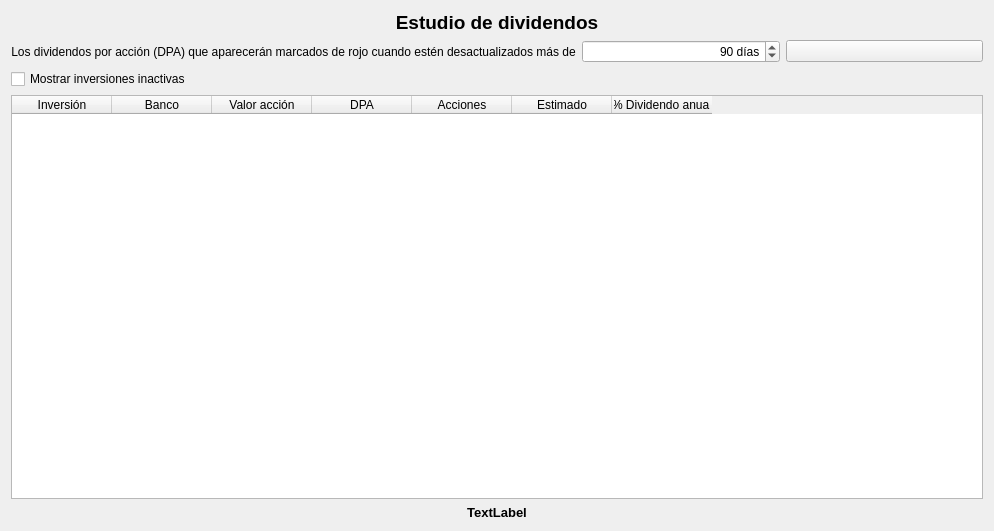
<?xml version="1.0" encoding="UTF-8"?>
<ui version="4.0">
 <class>wdgInformeDividendos</class>
 <widget class="QWidget" name="wdgInformeDividendos">
  <property name="geometry">
   <rect>
    <x>0</x>
    <y>0</y>
    <width>994</width>
    <height>531</height>
   </rect>
  </property>
  <property name="sizePolicy">
   <sizepolicy hsizetype="Expanding" vsizetype="Expanding">
    <horstretch>0</horstretch>
    <verstretch>0</verstretch>
   </sizepolicy>
  </property>
  <property name="windowTitle">
   <string>Form</string>
  </property>
  <layout class="QHBoxLayout" name="horizontalLayout_2">
   <item>
    <layout class="QVBoxLayout" name="verticalLayout">
     <item>
      <widget class="QLabel" name="lbl">
       <property name="font">
        <font>
         <pointsize>14</pointsize>
         <weight>75</weight>
         <bold>true</bold>
        </font>
       </property>
       <property name="text">
        <string>Estudio de dividendos</string>
       </property>
       <property name="alignment">
        <set>Qt::AlignCenter</set>
       </property>
      </widget>
     </item>
     <item>
      <layout class="QHBoxLayout" name="horizontalLayout">
       <item>
        <widget class="QLabel" name="label">
         <property name="text">
          <string>Los dividendos por acción (DPA) que aparecerán marcados de rojo cuando estén desactualizados más de</string>
         </property>
         <property name="alignment">
          <set>Qt::AlignCenter</set>
         </property>
        </widget>
       </item>
       <item>
        <widget class="QSpinBox" name="spin">
         <property name="alignment">
          <set>Qt::AlignRight|Qt::AlignTrailing|Qt::AlignVCenter</set>
         </property>
         <property name="suffix">
          <string> días</string>
         </property>
         <property name="minimum">
          <number>1</number>
         </property>
         <property name="maximum">
          <number>3650</number>
         </property>
         <property name="singleStep">
          <number>10</number>
         </property>
         <property name="value">
          <number>90</number>
         </property>
        </widget>
       </item>
       <item>
        <widget class="QPushButton" name="cmd">
         <property name="icon">
          <iconset resource="../images/xulpymoney.qrc">
           <normaloff>:/xulpymoney/tools-wizard.png</normaloff>:/xulpymoney/tools-wizard.png</iconset>
         </property>
        </widget>
       </item>
      </layout>
     </item>
     <item>
      <widget class="QCheckBox" name="chkInactivas">
       <property name="text">
        <string>Mostrar inversiones inactivas</string>
       </property>
      </widget>
     </item>
     <item>
      <widget class="myQTableWidget" name="tblInversiones">
       <property name="contextMenuPolicy">
        <enum>Qt::CustomContextMenu</enum>
       </property>
       <property name="editTriggers">
        <set>QAbstractItemView::NoEditTriggers</set>
       </property>
       <property name="alternatingRowColors">
        <bool>true</bool>
       </property>
       <property name="selectionMode">
        <enum>QAbstractItemView::SingleSelection</enum>
       </property>
       <property name="selectionBehavior">
        <enum>QAbstractItemView::SelectRows</enum>
       </property>
       <property name="sortingEnabled">
        <bool>true</bool>
       </property>
       <attribute name="verticalHeaderVisible">
        <bool>false</bool>
       </attribute>
       <column>
        <property name="text">
         <string>Inversión</string>
        </property>
       </column>
       <column>
        <property name="text">
         <string>Banco</string>
        </property>
       </column>
       <column>
        <property name="text">
         <string>Valor acción</string>
        </property>
       </column>
       <column>
        <property name="text">
         <string>DPA</string>
        </property>
       </column>
       <column>
        <property name="text">
         <string>Acciones</string>
        </property>
       </column>
       <column>
        <property name="text">
         <string>Estimado</string>
        </property>
       </column>
       <column>
        <property name="text">
         <string>% Dividendo anual</string>
        </property>
       </column>
      </widget>
     </item>
     <item>
      <widget class="QLabel" name="lblTotal">
       <property name="font">
        <font>
         <pointsize>10</pointsize>
         <weight>75</weight>
         <bold>true</bold>
        </font>
       </property>
       <property name="text">
        <string>TextLabel</string>
       </property>
       <property name="alignment">
        <set>Qt::AlignCenter</set>
       </property>
      </widget>
     </item>
    </layout>
   </item>
  </layout>
  <action name="actionModificarDPA">
   <property name="icon">
    <iconset resource="../images/xulpymoney.qrc">
     <normaloff>:/xulpymoney/coins.png</normaloff>:/xulpymoney/coins.png</iconset>
   </property>
   <property name="text">
    <string>Modificar Dividendo por Acción</string>
   </property>
  </action>
  <action name="actionInversionEstudio">
   <property name="icon">
    <iconset resource="../images/xulpymoney.qrc">
     <normaloff>:/xulpymoney/report2.png</normaloff>:/xulpymoney/report2.png</iconset>
   </property>
   <property name="text">
    <string>Estudio de la inversión</string>
   </property>
   <property name="toolTip">
    <string>Estudio de la inversión</string>
   </property>
  </action>
  <action name="actionMyStocks">
   <property name="icon">
    <iconset resource="../images/xulpymoney.qrc">
     <normaloff>:/xulpymoney/kmplot.jpg</normaloff>:/xulpymoney/kmplot.jpg</iconset>
   </property>
   <property name="text">
    <string>Informe de MyStocks</string>
   </property>
   <property name="toolTip">
    <string>Informe de MyStocks</string>
   </property>
  </action>
 </widget>
 <customwidgets>
  <customwidget>
   <class>myQTableWidget</class>
   <extends>QTableWidget</extends>
   <header location="global">myqtablewidget</header>
  </customwidget>
 </customwidgets>
 <resources>
  <include location="../images/xulpymoney.qrc"/>
 </resources>
 <connections/>
</ui>
